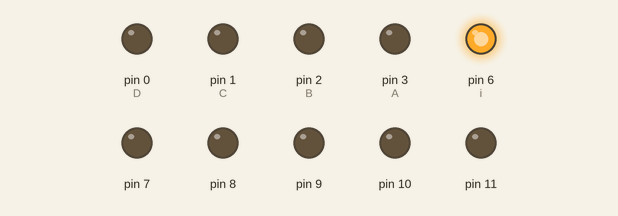
Recording of a sketch running on a simulated Arduino Uno, built with avr-gcc and run on an emulated ATmega328P. Parts: output pins drawn as LEDs (lit = HIGH).

Above: at 0.1 s.
At 4.1 s:
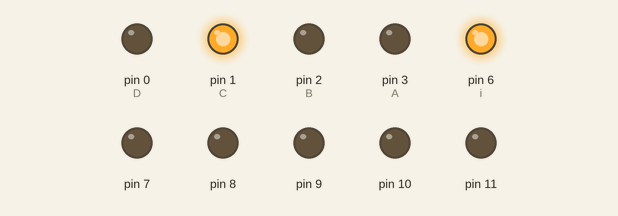
At 9.1 s:
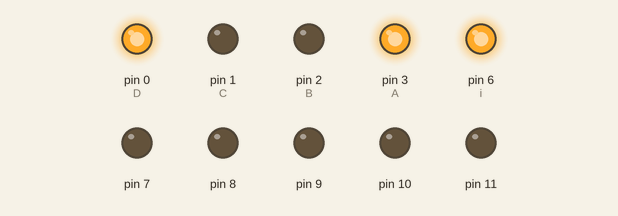
At 19.1 s:
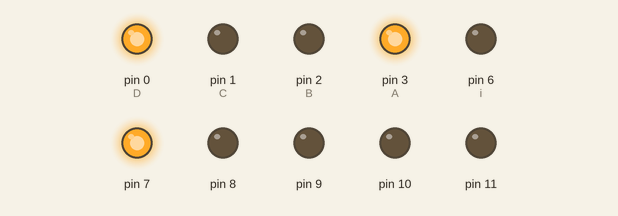
At 29.1 s:
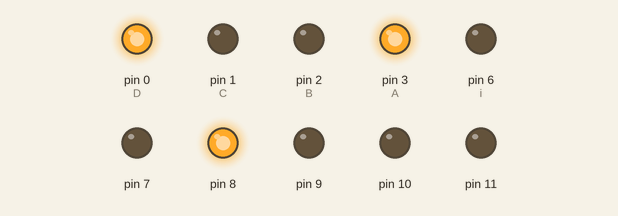
At 39.1 s:
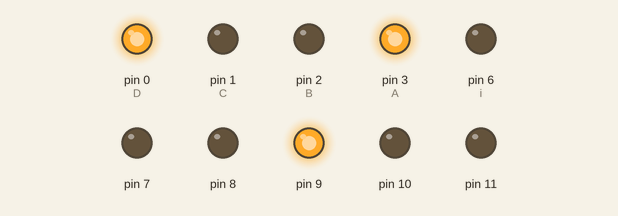
Timing chart, 0 to 40.0 s (numbered marks = the images above):
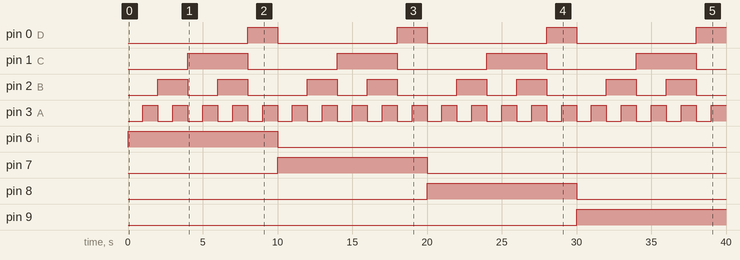

The sketch:

Nixie_test.ino
```cpp
int A = 3;
int B = 2;
int C = 1;
int D = 0;

int i = 6;

// 0 for digit test 1 for voltage test
int mode = 1;

void setup() {

pinMode(A,OUTPUT);
pinMode(B,OUTPUT);
pinMode(C,OUTPUT);
pinMode(D,OUTPUT);

digitalWrite(A, LOW);
digitalWrite(B, LOW);
digitalWrite(C, LOW);
digitalWrite(D, LOW);

//nixie anode pins
pinMode(6,OUTPUT);
pinMode(7,OUTPUT);
pinMode(8,OUTPUT);
pinMode(9,OUTPUT);
pinMode(10,OUTPUT);
pinMode(11,OUTPUT);
}

void loop() {

for(int j=6; j<12; j++){
   digitalWrite(j,LOW);
}

if (mode ==1){


  digitalWrite(i, HIGH);
  loopAllDigits();

  i = i+1;
  if (i>11){
    i = 6;
  }
}


if(mode ==1){

  digitalWrite(6, HIGH);
  digitalWrite(A, HIGH);
  digitalWrite(B, HIGH);
  digitalWrite(C, HIGH);
  digitalWrite(D, HIGH);
}


}

void loopAllDigits(){

  //0
digitalWrite(A,LOW);
digitalWrite(B,LOW);
digitalWrite(C,LOW);
digitalWrite(D,LOW);
delay(1000);

//1
digitalWrite(A,HIGH);
digitalWrite(B,LOW);
digitalWrite(C,LOW);
digitalWrite(D,LOW);
delay(1000);

//2
digitalWrite(A,LOW);
digitalWrite(B,HIGH);
digitalWrite(C,LOW);
digitalWrite(D,LOW);
delay(1000);

//3
digitalWrite(A,HIGH);
digitalWrite(B,HIGH);
digitalWrite(C,LOW);
digitalWrite(D,LOW);
delay(1000);

//4
digitalWrite(A,LOW);
digitalWrite(B,LOW);
digitalWrite(C,HIGH);
digitalWrite(D,LOW);
delay(1000);

//5
digitalWrite(A,HIGH);
digitalWrite(B,LOW);
digitalWrite(C,HIGH);
digitalWrite(D,LOW);
delay(1000);

//6
digitalWrite(A,LOW);
digitalWrite(B,HIGH);
digitalWrite(C,HIGH);
digitalWrite(D,LOW);
delay(1000);

//7
digitalWrite(A,HIGH);
digitalWrite(B,HIGH);
digitalWrite(C,HIGH);
digitalWrite(D,LOW);
delay(1000);

//8
digitalWrite(A,LOW);
digitalWrite(B,LOW);
digitalWrite(C,LOW);
digitalWrite(D,HIGH);
delay(1000);

//9
digitalWrite(A,HIGH);
digitalWrite(B,LOW);
digitalWrite(C,LOW);
digitalWrite(D,HIGH);
delay(1000);


}
```

Measured:
- by itself, pin 0 (D): alternates HIGH for 2.0 s and LOW for 8.0 s
- by itself, pin 1 (C): alternates HIGH for 4.0 s and LOW for 6.0 s
- by itself, pin 2 (B): repeats every 10.0 s: LOW 2.0 s, HIGH 2.0 s, LOW 4.0 s, HIGH 2.0 s
- by itself, pin 3 (A): alternates HIGH for 1.0 s and LOW for 1.0 s
- by itself, pin 6 (i): LOW → HIGH at 0.00 s, → LOW 10.0 s later
- by itself, pin 7: LOW → HIGH at 10.0 s, → LOW 10.0 s later
- by itself, pin 8: LOW → HIGH at 20.0 s, → LOW 10.0 s later
- by itself, pin 9: LOW → HIGH at 30.0 s
